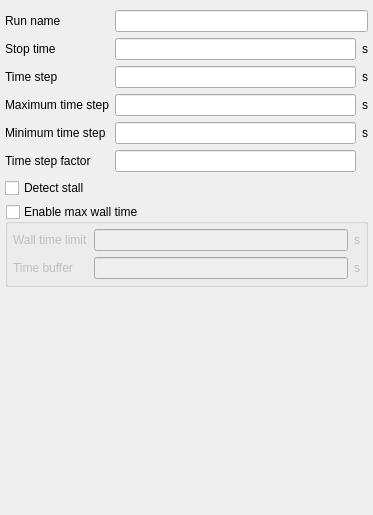
<?xml version="1.0" encoding="UTF-8"?>
<ui version="4.0">
 <class>run</class>
 <widget class="QWidget" name="run">
  <property name="geometry">
   <rect>
    <x>0</x>
    <y>0</y>
    <width>373</width>
    <height>515</height>
   </rect>
  </property>
  <layout class="QGridLayout" name="gridLayout">
   <property name="leftMargin">
    <number>5</number>
   </property>
   <property name="topMargin">
    <number>10</number>
   </property>
   <property name="rightMargin">
    <number>5</number>
   </property>
   <property name="bottomMargin">
    <number>0</number>
   </property>
   <item row="2" column="2">
    <widget class="QLabel" name="label_dt_units">
     <property name="text">
      <string>s</string>
     </property>
    </widget>
   </item>
   <item row="3" column="0">
    <widget class="QLabel" name="label_dt_max">
     <property name="sizePolicy">
      <sizepolicy hsizetype="Minimum" vsizetype="Preferred">
       <horstretch>0</horstretch>
       <verstretch>0</verstretch>
      </sizepolicy>
     </property>
     <property name="text">
      <string>Maximum time step</string>
     </property>
    </widget>
   </item>
   <item row="8" column="0" colspan="3">
    <widget class="GroupBox" name="groupbox_keyword_chk_batchq_end">
     <property name="title">
      <string>Enable max wall time</string>
     </property>
     <property name="checkable">
      <bool>true</bool>
     </property>
     <property name="checked">
      <bool>false</bool>
     </property>
     <layout class="QGridLayout" name="gridLayout_2">
      <property name="leftMargin">
       <number>5</number>
      </property>
      <property name="topMargin">
       <number>5</number>
      </property>
      <property name="rightMargin">
       <number>5</number>
      </property>
      <property name="bottomMargin">
       <number>5</number>
      </property>
      <item row="0" column="2">
       <widget class="QLabel" name="label_batch_wallclock_units">
        <property name="text">
         <string>s</string>
        </property>
       </widget>
      </item>
      <item row="0" column="0">
       <widget class="QLabel" name="label_batch_wallclock">
        <property name="text">
         <string>Wall time limit</string>
        </property>
       </widget>
      </item>
      <item row="0" column="1">
       <widget class="LineEdit" name="lineedit_keyword_batch_wallclock">
        <property name="text">
         <string/>
        </property>
       </widget>
      </item>
      <item row="1" column="0">
       <widget class="QLabel" name="label_term_buffer">
        <property name="text">
         <string>Time buffer</string>
        </property>
       </widget>
      </item>
      <item row="1" column="2">
       <widget class="QLabel" name="label_term_buffer_units">
        <property name="text">
         <string>s</string>
        </property>
       </widget>
      </item>
      <item row="1" column="1">
       <widget class="LineEdit" name="lineedit_keyword_term_buffer">
        <property name="text">
         <string/>
        </property>
       </widget>
      </item>
     </layout>
    </widget>
   </item>
   <item row="4" column="2">
    <widget class="QLabel" name="label_dt_min_units">
     <property name="text">
      <string>s</string>
     </property>
    </widget>
   </item>
   <item row="1" column="1">
    <widget class="LineEdit" name="lineedit_keyword_tstop"/>
   </item>
   <item row="9" column="0" colspan="2">
    <spacer name="verticalSpacer">
     <property name="orientation">
      <enum>Qt::Vertical</enum>
     </property>
     <property name="sizeHint" stdset="0">
      <size>
       <width>20</width>
       <height>40</height>
      </size>
     </property>
    </spacer>
   </item>
   <item row="3" column="1">
    <widget class="LineEdit" name="lineedit_keyword_dt_max"/>
   </item>
   <item row="5" column="0">
    <widget class="QLabel" name="label_dt_fac">
     <property name="text">
      <string>Time step factor</string>
     </property>
    </widget>
   </item>
   <item row="2" column="1">
    <widget class="LineEdit" name="lineedit_keyword_dt"/>
   </item>
   <item row="1" column="2">
    <widget class="QLabel" name="label_tstop_units">
     <property name="text">
      <string>s</string>
     </property>
    </widget>
   </item>
   <item row="4" column="1">
    <widget class="LineEdit" name="lineedit_keyword_dt_min"/>
   </item>
   <item row="1" column="0">
    <widget class="QLabel" name="label_tstop">
     <property name="sizePolicy">
      <sizepolicy hsizetype="Minimum" vsizetype="Preferred">
       <horstretch>0</horstretch>
       <verstretch>0</verstretch>
      </sizepolicy>
     </property>
     <property name="text">
      <string>Stop time</string>
     </property>
    </widget>
   </item>
   <item row="4" column="0">
    <widget class="QLabel" name="label_dt_min">
     <property name="text">
      <string>Minimum time step</string>
     </property>
    </widget>
   </item>
   <item row="7" column="0" colspan="3">
    <widget class="CheckBox" name="checkbox_keyword_detect_stall">
     <property name="enabled">
      <bool>true</bool>
     </property>
     <property name="text">
      <string>Detect stall</string>
     </property>
     <property name="checked">
      <bool>false</bool>
     </property>
    </widget>
   </item>
   <item row="2" column="0">
    <widget class="QLabel" name="label_dt">
     <property name="sizePolicy">
      <sizepolicy hsizetype="Minimum" vsizetype="Preferred">
       <horstretch>0</horstretch>
       <verstretch>0</verstretch>
      </sizepolicy>
     </property>
     <property name="text">
      <string>Time step</string>
     </property>
    </widget>
   </item>
   <item row="3" column="2">
    <widget class="QLabel" name="label_dt_max_units">
     <property name="text">
      <string>s</string>
     </property>
    </widget>
   </item>
   <item row="0" column="0">
    <widget class="QLabel" name="label_run_name">
     <property name="text">
      <string>Run name</string>
     </property>
    </widget>
   </item>
   <item row="5" column="1">
    <widget class="LineEdit" name="lineedit_keyword_dt_fac"/>
   </item>
   <item row="0" column="1" colspan="2">
    <widget class="LineEdit" name="lineedit_keyword_run_name">
     <property name="text">
      <string/>
     </property>
    </widget>
   </item>
  </layout>
 </widget>
 <customwidgets>
  <customwidget>
   <class>CheckBox</class>
   <extends>QCheckBox</extends>
   <header>mfixgui.widgets.base</header>
  </customwidget>
  <customwidget>
   <class>LineEdit</class>
   <extends>QLineEdit</extends>
   <header>mfixgui.widgets.base</header>
  </customwidget>
  <customwidget>
   <class>GroupBox</class>
   <extends>QGroupBox</extends>
   <header>mfixgui.widgets.base</header>
   <container>1</container>
  </customwidget>
 </customwidgets>
 <tabstops>
  <tabstop>lineedit_keyword_run_name</tabstop>
  <tabstop>lineedit_keyword_tstop</tabstop>
  <tabstop>lineedit_keyword_dt</tabstop>
  <tabstop>lineedit_keyword_dt_max</tabstop>
  <tabstop>lineedit_keyword_dt_min</tabstop>
  <tabstop>lineedit_keyword_dt_fac</tabstop>
  <tabstop>checkbox_keyword_detect_stall</tabstop>
  <tabstop>groupbox_keyword_chk_batchq_end</tabstop>
  <tabstop>lineedit_keyword_batch_wallclock</tabstop>
  <tabstop>lineedit_keyword_term_buffer</tabstop>
 </tabstops>
 <resources/>
 <connections/>
</ui>
